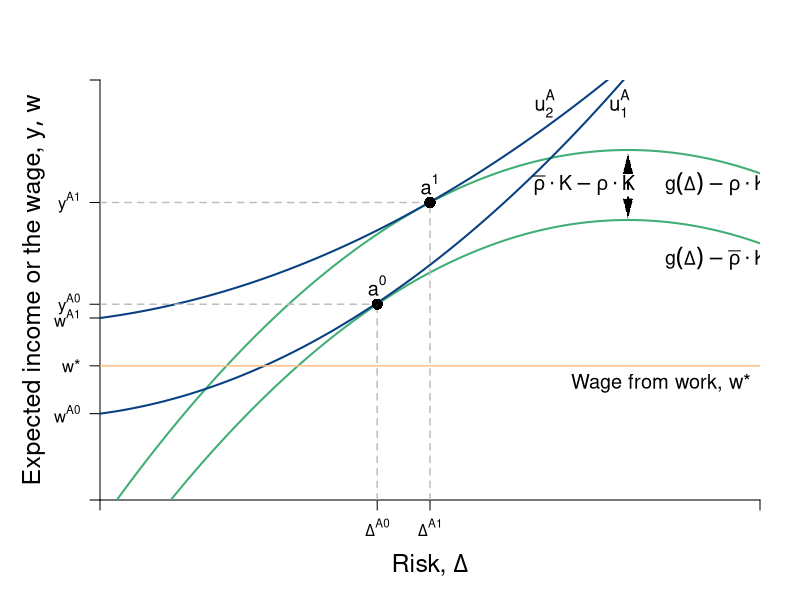

Recreate this plot in R.
require(shape)
pdf(file = "capitalism/risk_comparison.pdf", width = 9, height = 7)

#Set parameters for graphics
axislabelsize <- 1.5
labelsize <- 1.2
graphlinewidth <- 2
segmentlinewidth <- 1.5
a <- c(2, 4, 6)


COL <- c("#7fc97f", "#beaed4", "#fdc086", "#ffff99", "#386cb0", "#f0027f", "#bf5b17", "#666666")
COLA <- c("#e0f3db", "#99d8c9","#66c2a4","#41ae76", "#238b45", "#005824")
COLB <- c("#c6dbef", "#4eb3d3", "#2b8cbe", "#0868ac","#084081")
COLC <- c("#fcfbfd", "#efedf5", "#dadaeb", "#bcbddc", "#9e9ac8", "#807dba", "#6a51a3", "#54278f", "#3f007d")

par(mar =  c(5, 5, 4, 2))
xlims <- c(0, 15)
ylims <- c(0, 18)

riskreturn <- function(g, int1 = 14, int2 = 4, coeff = 1/3){
  int1 - (int2 - (coeff)*g)^2
}

uA <- function(omega, g, slope = 0.5){
  omega + omega*g  - slope*g^2
}

indiffA <- function(g, intercept = 3, slope1 = 0.25, slope2 = 0.12){
  intercept  + slope1*g + slope2*g^2
}

indiffA2 <- function(g, intercept = 3, slope1 = 0.25, slope2 = 0.05){
  intercept  + slope1*g + slope2*g^2
}

#Plot command 
plot(0, 0, xlim = xlims, ylim = ylims, 
     type = "n",
     xlab = expression(paste("")),
     ylab = expression(paste("")), 
     axes = FALSE,
     # xlab = expression(paste("Bob's Payoff, ", u^B)),
     # ylab = expression(paste("Alfredo's Payoff, ", u^A)),
     #xaxt = "n", 
     #yaxt = "n", 
     cex.lab = axislabelsize, 
     bty = "n", 
     xaxs="i", 
     yaxs="i"
)


#Customize ticks and labels for the plot
# ticksy <- seq(ylims[1], ylims[2], 3)
# ylabels <- seq(ylims[1], ylims[2], 3)
# ticksx <- seq(xlims[1], xlims[2], 5)
# xlabels <- seq(xlims[1], xlims[2], 5)
ticksx <- c(0, 6.3, 7.5, xlims[2])
xlabels <- c(NA, expression(paste(Delta^A0)), expression(paste(Delta^A1)), NA)
ticksy <- c(0, 3.7, 5.75, 7.8, riskreturn(int1 = 12, 6.3), riskreturn(int1 = 15, 7.5), ylims[2])
ylabels <- c(NA, expression(paste(w^A0)), expression(paste(w,"*")), expression(paste(w^A1)), expression(paste(y^A0)), expression(paste(y^A1)), NA)

axis(1, at = ticksx, pos = 0, labels = xlabels)
axis(2, at = ticksy, pos = 0, labels = ylabels, las = 1)

#Axis labels and draw linear utility function
mtext(expression(paste("Risk, ", Delta)), side = 1, line = 3, cex = axislabelsize)
text(-1.5, 0.5*ylims[2], expression(paste("Expected income or the wage, ", list(y, w))), xpd = TRUE, cex = axislabelsize, srt = 90) 


npts <- 500 
xx1 <- seq(xlims[1], xlims[2], length.out = npts)
lines(xx1, riskreturn(xx1, int1 = 12), col = COLA[4], lwd = graphlinewidth, lty = 1)
lines(xx1, riskreturn(xx1, int1 = 15), col = COLA[4], lwd = graphlinewidth, lty = 1)
#lines(xx1, indiffA(xx1, intercept = 4.4), col = COLB[3], lwd = graphlinewidth, lty = 1)
#lines(xx1, indiffA(xx1, intercept = 8), col = COLB[3], lwd = graphlinewidth, lty = 1)
lines(xx1, indiffA2(xx1, intercept = 3.7, slope2 = 0.08), col = COLB[5], lwd = graphlinewidth, lty = 1)
lines(xx1, indiffA2(xx1, intercept = 7.8, slope2 = 0.055), col = COLB[5], lwd = graphlinewidth, lty = 1)

#Add points a, b, c and d
segments(6.3, 0, 6.3, riskreturn(g = 6.3, int1 = 12), lty = 2, col = "gray", lwd = segmentlinewidth)
segments(0, riskreturn(g = 6.3, int1 = 12), 6.3, riskreturn(g = 6.3, int1 = 12), lty = 2, col = "gray", lwd = segmentlinewidth)
points(6.3, riskreturn(g = 6.3, int1 = 12), pch = 16, col = "black", cex = 1.5)

#text(5.6 + 0.25, riskreturn(g = 5.6) - 0.3, expression(A), cex = labelsize)
# 


segments(7.5, 0, 7.5, riskreturn(g = 7.5, int1 = 15) , lty = 2, col = "gray", lwd = segmentlinewidth)
segments(0, riskreturn(g = 7.5, int1 = 15) , 7.5, riskreturn(g = 7.5, int1 = 15) , lty = 2, col = "gray", lwd = segmentlinewidth)
points(7.5, riskreturn(g = 7.5, int1 = 15) , pch = 16, col = "black", cex = 1.5)
#text(7 + 0.25, riskreturn(g = 7.5, int1 = 15) - 1, expression(B), cex = labelsize)

#Segment for next best wage offer
# segments(0, 5.75, xlims[2], 5.75, lty = 2, col = "gray", lwd = segmentlinewidth)
# 
# 
# points(12, riskreturn(int1 = 15, g = 12), pch = 16, col = "black", cex = 1.5)
# 
# points(12, riskreturn(int1 = 5.7, g = 12), pch = 16, col = "black", cex = 1.5)




#Label risk return schedule
text(14, riskreturn(g = 14), expression(paste(g(Delta) - rho%.%K) ), cex = labelsize)

text(14, riskreturn(int1 = 12, g = 14)-1.2, expression(paste(g(Delta) - bar(rho)%.%K) ), cex = labelsize)

Arrows(12, riskreturn(int1 = 15, g = 12) - 0.6, 12, riskreturn(int1 = 12, g = 12) + 0.5, col = "black", lty = 2, lwd = 2, arr.type = "triangle", arr.lwd = 0.5, code = 3)
text(11, 13.5, expression(paste(bar(rho)%.%K - rho%.%K)), cex = labelsize)
# text(13.5, 9.7, expression(paste(m)), cex = labelsize)

#Label value functions
text(6.3, riskreturn(int1 = 12, 6.3) + 0.8, expression(a^0), cex = labelsize)
text(7.5, riskreturn(int1 = 15, 7.5) + 0.8, expression(a^1), cex = labelsize)
text(11.8, 17, expression(u[1]^A), cex = labelsize)
text(10.1, 17, expression(u[2]^A), cex = labelsize)


#Segment for next best wage offer
segments(0, 5.75, xlims[2], 5.75, lty = 1, col = COL[3], lwd = segmentlinewidth)
text(12.75, 5, expression(paste("Wage from work, ", w,"*")), cex = labelsize)


dev.off()
